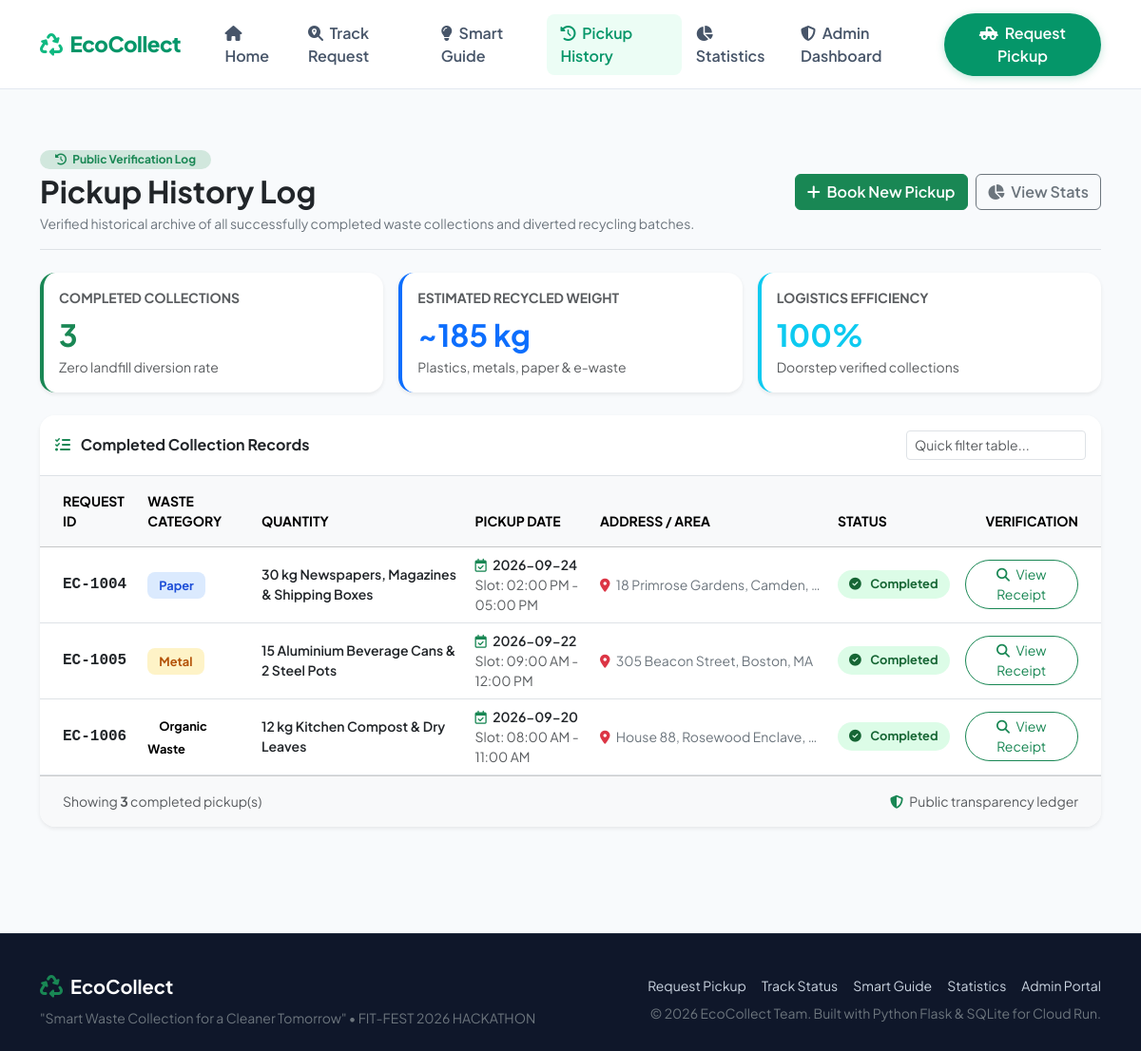
The app's page /history with its own data.
### tables this page shows
CREATE TABLE requests (
            id INTEGER PRIMARY KEY AUTOINCREMENT,
            request_id TEXT UNIQUE NOT NULL,
            name TEXT NOT NULL,
            phone TEXT NOT NULL,
            email TEXT NOT NULL,
            waste_category TEXT NOT NULL,
            quantity TEXT NOT NULL,
            address TEXT NOT NULL,
            pickup_date TEXT NOT NULL,
            time_slot TEXT NOT NULL,
            notes TEXT,
            status TEXT NOT NULL DEFAULT 'Pending',
            created_at TIMESTAMP DEFAULT CURRENT_TIMESTAMP
        );

### app.py (the view)
@app.route("/history")
def history():
    completed_requests = database.get_completed_requests()
    return render_template("history.html", requests=completed_requests)

### database.py (called while the page is built)
def get_db_connection():
    conn = sqlite3.connect(DATABASE_NAME)
    conn.row_factory = sqlite3.Row
    return conn

def get_completed_requests():
    conn = get_db_connection()
    cursor = conn.cursor()
    cursor.execute("SELECT * FROM requests WHERE status = 'Completed' ORDER BY pickup_date DESC, id DESC")
    rows = cursor.fetchall()
    conn.close()
    return [dict(r) for r in rows]

### templates/history.html (shortened to what this page needs)
{% extends "base.html" %}
{% block content %}
<div class="container py-5">
    <div class="d-flex flex-wrap justify-content-between align-items-center mb-4 pb-3 border-bottom">
        <div>
            <div class="d-flex align-items-center gap-2 mb-1">
                <span class="badge bg-success-subtle text-success px-3 py-1 small rounded-pill fw-bold">
                    <i class="fa-solid fa-clock-rotate-left me-1"></i> Public Verification Log
                </span>
            </div>
            <h1 class="h2 fw-bold text-dark mb-1">Pickup History Log</h1>
            <p class="text-secondary mb-0 small">
                Verified historical archive of all successfully completed waste collections and diverted recycling batches.
            </p>
        </div>
        <div class="d-flex gap-2 mt-3 mt-md-0">
            <a href="{{ url_for('request_pickup') }}" class="btn btn-success fw-semibold">
                <i class="fa-solid fa-plus me-1"></i> Book New Pickup
            </a>
            <a href="{{ url_for('stats') }}" class="btn btn-outline-secondary fw-semibold">
                <i class="fa-solid fa-chart-pie me-1"></i> View Stats
            </a>
        </div>
    </div>
    <div class="row g-3 mb-4">
        <div class="col-md-4">
            <div class="card border-0 shadow-sm rounded-4 p-3 bg-white border-start border-4 border-success">
                <div class="text-muted small fw-bold text-uppercase">Completed Collections</div>
                <div class="fs-2 fw-bold text-success mt-1">{{ requests|length }}</div>
                <div class="small text-muted">Zero landfill diversion rate</div>
            </div>
        </div>
        <div class="col-md-4">
            <div class="card border-0 shadow-sm rounded-4 p-3 bg-white border-start border-4 border-primary">
                <div class="text-muted small fw-bold text-uppercase">Estimated Recycled Weight</div>
                <div class="fs-2 fw-bold text-primary mt-1">~185 kg</div>
                <div class="small text-muted">Plastics, metals, paper & e-waste</div>
            </div>
        </div>
        <div class="col-md-4">
            <div class="card border-0 shadow-sm rounded-4 p-3 bg-white border-start border-4 border-info">
                <div class="text-muted small fw-bold text-uppercase">Logistics Efficiency</div>
                <div class="fs-2 fw-bold text-info mt-1">100%</div>
                <div class="small text-muted">Doorstep verified collections</div>
            </div>
        </div>
    </div>
    <div class="card border-0 shadow-sm rounded-4 overflow-hidden bg-white">
        <div class="card-header bg-white border-bottom p-3 d-flex justify-content-between align-items-center">
            <div class="fw-bold text-dark">
                <i class="fa-solid fa-list-check text-success me-2"></i> Completed Collection Records
            </div>
            <div>
                <input type="text" id="history-search" class="form-control form-control-sm" placeholder="Quick filter table..." onkeyup="filterHistoryTable()">
            </div>
        </div>
        <div class="table-responsive">
            <table class="table table-hover align-middle mb-0" id="historyTable">
                <thead class="table-light text-secondary small text-uppercase fw-bold">
                    <tr>
                        <th class="ps-4 py-3">Request ID</th>
                        <th class="py-3">Waste Category</th>
                        <th class="py-3">Quantity</th>
                        <th class="py-3">Pickup Date</th>
                        <th class="py-3">Address / Area</th>
                        <th class="py-3">Status</th>
                        <th class="py-3 text-end pe-4">Verification</th>
                    </tr>
                </thead>
                <tbody>
                    {% if requests %}
                        {% for req in requests %}
                            <tr>
                                <td class="ps-4 fw-bold font-monospace">
                                    <a href="{{ url_for('track', request_id=req.request_id) }}" class="text-decoration-none text-dark hover-green">
                                        {{ req.request_id }}
                                    </a>
                                </td>
                                <td>
                                    <span class="badge-category badge-{{ req.waste_category|lower|replace(' ', '') }}">
                                        {{ req.waste_category }}
                                    </span>
                                </td>
                                <td class="small fw-semibold text-dark">
                                    {{ req.quantity }}
                                </td>
                                <td>
                                    <div class="small fw-semibold text-dark">
                                        <i class="fa-regular fa-calendar-check text-success me-1"></i> {{ req.pickup_date }}
                                    </div>
                                    <div class="small text-muted">
                                        Slot: {{ req.time_slot }}
                                    </div>
                                </td>
                                <td style="max-width: 250px;">
                                    <div class="text-truncate small text-secondary" title="{{ req.address }}">
                                        <i class="fa-solid fa-location-dot me-1 text-danger"></i> {{ req.address }}
                                    </div>
                                </td>
                                <td>
                                    <span class="badge-status status-completed">
                                        <i class="fa-solid fa-circle-check me-1"></i> {{ req.status }}
                                    </span>
                                </td>
                                <td class="text-end pe-4">
                                    <a href="{{ url_for('track', request_id=req.request_id) }}" class="btn btn-sm btn-outline-success rounded-pill px-3">
                                        <i class="fa-solid fa-magnifying-glass me-1"></i> View Receipt
                                    </a>
                                </td>
                            </tr>
                        {% endfor %}
                    {% endif %}
                </tbody>
            </table>
        </div>
        <div class="card-footer bg-light py-3 px-4 d-flex justify-content-between align-items-center">
            <span class="small text-muted">Showing <strong>{{ requests|length }}</strong> completed pickup(s)</span>
            <span class="small text-muted"><i class="fa-solid fa-shield-halved text-success me-1"></i> Public transparency ledger</span>
        </div>
    </div>
</div>
{% endblock %}

### static/css/style.css (style rules this page uses)
:root { --primary-color: #059669; --primary-hover: #047857; --primary-light: #ecfdf5; --primary-border: #a7f3d0; --secondary-color: #0284c7; --accent-color: #10b981; --dark-bg: #0f172a; --card-bg: #ffffff; --body-bg: #f8fafc; --text-main: #1e293b; --text-muted: #64748b; --status-pending: #f59e0b; --status-scheduled: #3b82f6; --status-pickedup: #8b5cf6; --status-completed: #10b981; --status-cancelled: #ef4444; --border-radius-sm: 8px; --border-radius-md: 14px; --border-radius-lg: 20px; --shadow-sm: 0 1px 3px rgba(0,0,0,0.06), 0 1px 2px rgba(0,0,0,0.04); --shadow-md: 0 4px 6px -1px rgba(0,0,0,0.07), 0 2px 4px -1px rgba(0,0,0,0.04); --shadow-lg: 0 10px 25px -5px rgba(0,0,0,0.08), 0 8px 10px -6px rgba(0,0,0,0.04); }
body { font-family: 'Plus Jakarta Sans', system-ui, -apple-system, sans-serif; background-color: var(--body-bg); color: var(--text-main); min-height: 100vh; display: flex; flex-direction: column; }
.badge-status { font-size: 0.8rem; font-weight: 700; padding: 0.35rem 0.75rem; border-radius: 9999px; display: inline-flex; align-items: center; gap: 0.35rem; }
.status-completed { background-color: #dcfce7; color: #166534; }
.badge-category { font-weight: 700; font-size: 0.8rem; padding: 0.35rem 0.75rem; border-radius: 8px; }
.badge-paper { background: #dbeafe; color: #1d4ed8; }
.badge-metal { background: #fef3c7; color: #b45309; }

### records on screen
requests: request_id "EC-1004", waste_category "Paper", quantity "30 kg Newspapers, Magazines & Shipping Boxes", pickup_date "2026-09-24", time_slot "02:00 PM - 05:00 PM", address "18 Primrose Gardens, Camden,…", status "Completed"
requests: request_id "EC-1005", waste_category "Metal", quantity "15 Aluminium Beverage Cans & 2 Steel Pots", pickup_date "2026-09-22", time_slot "09:00 AM - 12:00 PM", address "305 Beacon Street, Boston, MA", status "Completed"
requests: request_id "EC-1006", waste_category "Organic Waste", quantity "12 kg Kitchen Compost & Dry Leaves", pickup_date "2026-09-20", time_slot "08:00 AM - 11:00 AM", address "House 88, Rosewood Enclave,…", status "Completed"

### other values on screen
{{ requests|length }} "3"
